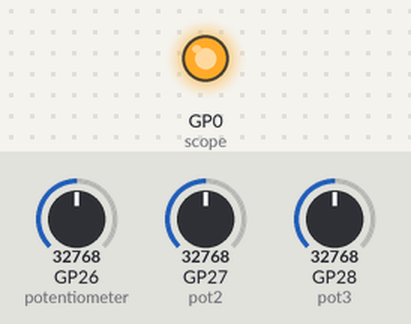
Bench run of a program on a simulated Raspberry Pi Pico running MicroPython. On the bench: output pins drawn as LEDs (lit = HIGH). The inputs (shaded band) are chosen by the test bench; at power-on: GP26 (potentiometer) = 32768, GP27 (pot2) = 32768, GP28 (pot3) = 32768 (analog values on the 0–65535 scale).

Above: at 1.2 s.
1.3 s: GP26 (potentiometer) set to 49040
3.2 s: GP26 (potentiometer) set to 50464
At 5.2 s:
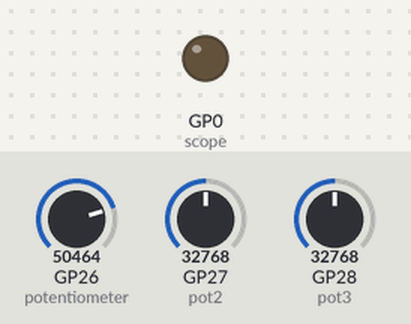
5.5 s: GP26 (potentiometer) set to 49345
At 7.0 s:
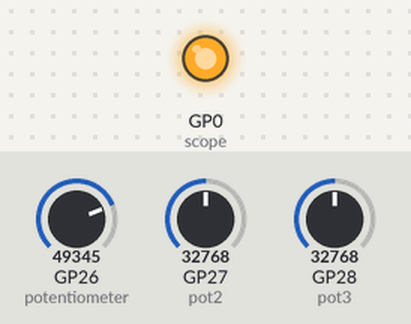
7.5 s: GP26 (potentiometer) set to 50655
At 8.5 s:
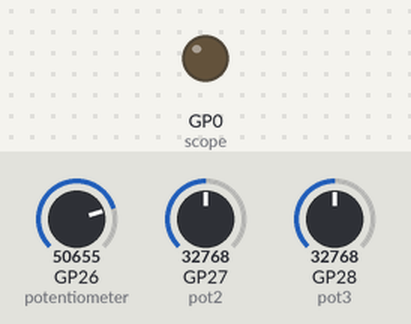
Timing chart, 0 to 10.5 s (numbered marks = the images above; inputs shaded):
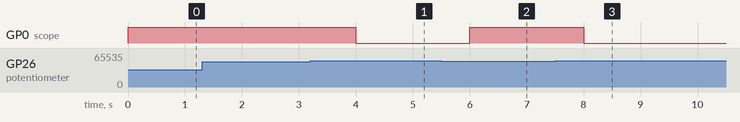

Measured:
- the behaviour switches between 49984 and 50000 on GP26 (potentiometer) (found by bisection; images 0 and 1)
- after the input at 1.3 s, every drawn part: stays the same
- after the input at 3.2 s, GP0 (scope): HIGH → LOW after 0.80 s
- after the input at 5.5 s, GP0 (scope): LOW → HIGH after 0.50 s
- after the input at 7.5 s, GP0 (scope): HIGH → LOW after 0.50 s

The program:

Analog_Read.py
```python
import machine
import utime
scope = machine.Pin(0, machine.Pin.OUT)
potentiometer = machine.ADC(26)
pot2 = machine.ADC(27)
pot3 = machine.ADC(28)
while True:
 scope.value(1)
 if potentiometer.read_u16() >= 50000 and pot2.read_u16()>= 1 and pot3.read_u16()>= 1:
     scope.value(0)
 utime.sleep(1)
 #21.48us
```
